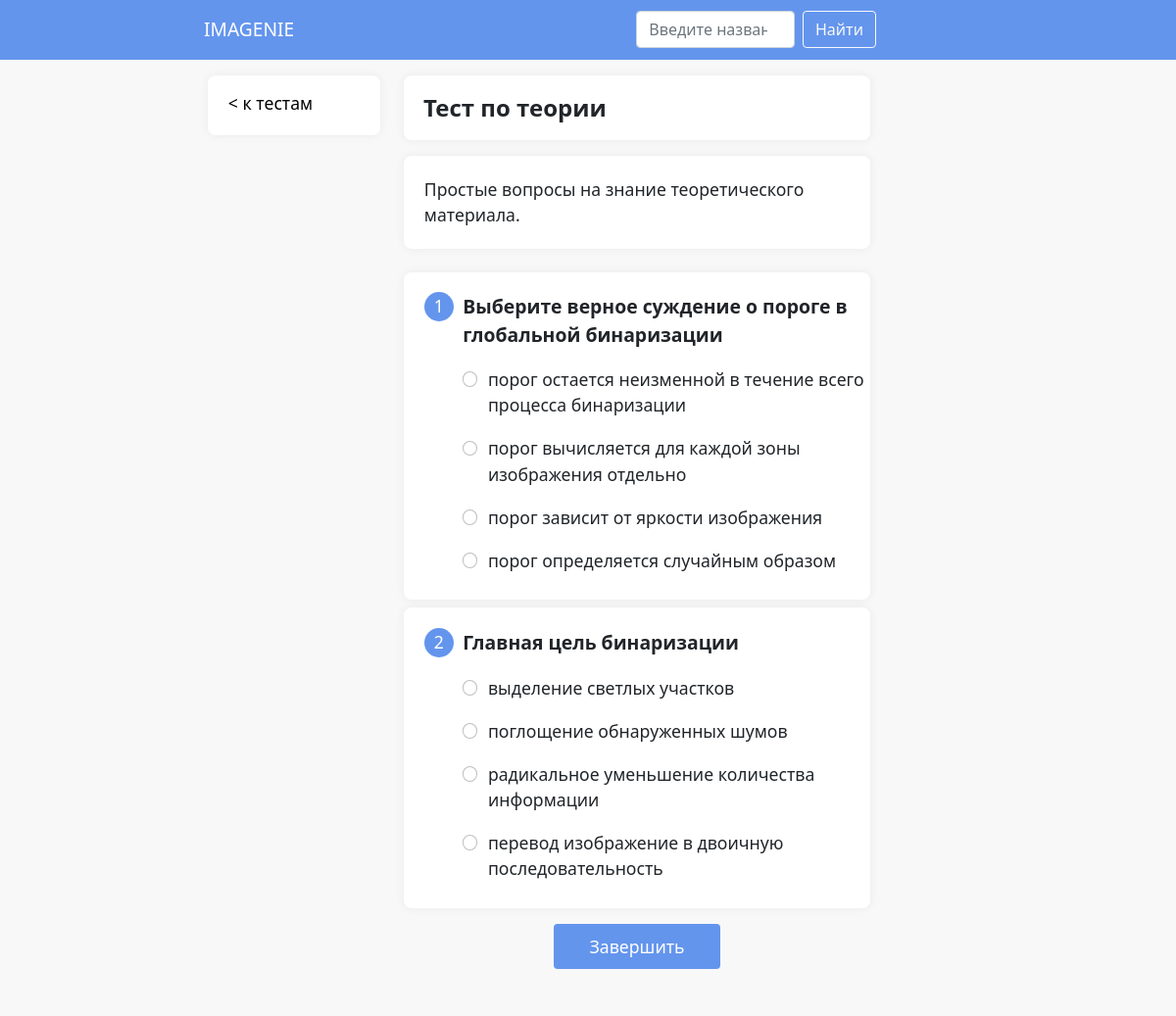
The page /articles/1/tests/1 on the database its author committed.
### base/models.py (models this page shows)
class TimeStampedModel(models.Model):
    created_at = models.DateTimeField(auto_now_add=True)
    modified_at = models.DateTimeField(auto_now=True)
    class Meta:
        abstract = True

class Test(TimeStampedModel):
    article = models.ForeignKey(Article, on_delete=models.CASCADE)
    title = models.CharField(max_length=50)
    description = models.TextField()

class Question(models.Model):
    test = models.ForeignKey(Test, on_delete=models.CASCADE)
    text = models.TextField()

class Answer(models.Model):
    question = models.ForeignKey(Question, on_delete=models.CASCADE)
    text = models.TextField()
    is_correct = models.BooleanField()

### base/views.py (the view)
# urls.py: path('articles/<int:article_id>/tests/<int:test_id>', views.test, name='test'),
def test(request, article_id: int, test_id: int):
    context = {
        'test': Test.objects.get(id=test_id),
    }
    return render(request, 'test.html', context)

### templates/test.html (shortened to what this page needs)
{% load static %}
<!doctype html>
<html lang="en">
{% include 'head.html' with title=test.title|add:" — Imagenie" %}
<body>
{% include 'navbar.html' %}
<div class="container-fluid h-100 bg-gray">
    <div class="row bg-gray">
        <div class="col-2"></div>
        <div class="col-2">
            <div class="plate">
                <p class="list-title">
                    <a class="text-decoration-none text-black" href="../{{ article.id }}tests">&lt; к тестам</a>
                </p>
            </div>
        </div>
        <div class="col-5">
            <div class="plate">
                <div class="inline-category title">{{ test.title }}</div>
            </div>
            <div class="plate">
                <div class="description">{{ test.description }}</div>
            </div>
        </div>
        <div class="col-2"></div>
        <div class="col-1"></div>
    </div>
    <div class="row bg-gray">
        <div class="col-2"></div>
        <div class="col-2"></div>
        <div class="col-5">
            <div>
                {% for question in test.question_set.all %}
                    <div class="plate my-2">
                        <div class="question-text">
                            <div class="instruction-number">{{ forloop.counter }}</div>
                            <div class="instruction entry-text">{{ question.text }}</div>
                        </div>
                        <div class="mb-4">
                            {% for answer in question.answer_set.all %}
                                <div class="form-check answer">
                                    <input class="form-check-input blue-radio"
                                           name="flexRadioDefault{{ forloop.parentloop.counter }}" type="radio"
                                           id="answer-{{ forloop.parentloop.counter }}-{{ forloop.counter }}">
                                    <label class="form-check-label"
                                           for="answer-{{ forloop.parentloop.counter }}-{{ forloop.counter }}">
                                        {{ answer.text }}
                                    </label>
                                </div>
                            {% endfor %}
                        </div>
                    </div>
                {% endfor %}
            </div>
            <div class="text-center my-3">
                <button class="btn btn-finish" id="finish-btn">Завершить</button>
            </div>
        </div>
        <div class="col-2"></div>
        <div class="col-1"></div>
        {% include 'footer.html' %}
    </div>
</div>
</body>
</html>

### static/css/styles.css (style rules this page uses)
:root { --blue: #6495ed; --dark-blue: #2B56A0; --gray: #f8f8f8; --light-blue: #b8d4fc; --dim-red: #c30000; --dim-green: #07c300; --dim-blue: #000ec3; }
.bg-gray { background-color: var(--gray); }
body { background-color: var(--gray); }
body, html { height: 100%; }
.plate { margin: 1em 0; padding: 0.2em; background-color: white; border-radius: 0.5em; box-shadow: 0 0 10px 1px rgba(0, 0, 0, 0.05); }
.title { padding: 0.5em 0.7em; vertical-align: middle; font-weight: 700; font-size: 1.5em; }
.description { padding: 1em; font-size: 1.1em; }
.list-title { font-weight: 500; padding: 0.7em 1em 0; font-size: 1.1em; }
.inline-category { display: inline-block; }
.instruction-number { background-color: var(--blue); border-radius: 5em; color: white; width: 1.7em; height: 1.7em; text-align: center; vertical-align: middle; line-height: 1.7em; }
.instruction { margin-left: 0.5em; align-items: center; }
.entry-text { font-weight: 700; font-size: 1.1em; }
.question-text { padding: 1em; font-size: 1.1em; display: grid; grid-template-columns: 1.7em auto; }
.answer { font-size: 1.1em; margin: 0 0 1em 3.2em; }
.form-check-input { width: 0.9em; height: 0.9em; margin-top: 0.3em; }
.btn-finish { background: var(--blue); font-size: 1.1em; color: white; padding: 0.5em 2em; }

### rows shown on the page
Test: title "Тест по теории", description "Простые вопросы на знание теоретического материала."
Question: text "Выберите верное суждение о пороге в глобальной бинаризации"
Answer: text "порог остается неизменной в течение всего процесса бинаризации"
Answer: text "порог вычисляется для каждой зоны изображения отдельно"
Answer: text "порог зависит от яркости изображения"
Answer: text "порог определяется случайным образом"
Question: text "Главная цель бинаризации"
Answer: text "выделение светлых участков"
Answer: text "поглощение обнаруженных шумов"
Answer: text "радикальное уменьшение количества информации"
Answer: text "перевод изображение в двоичную последовательность"
